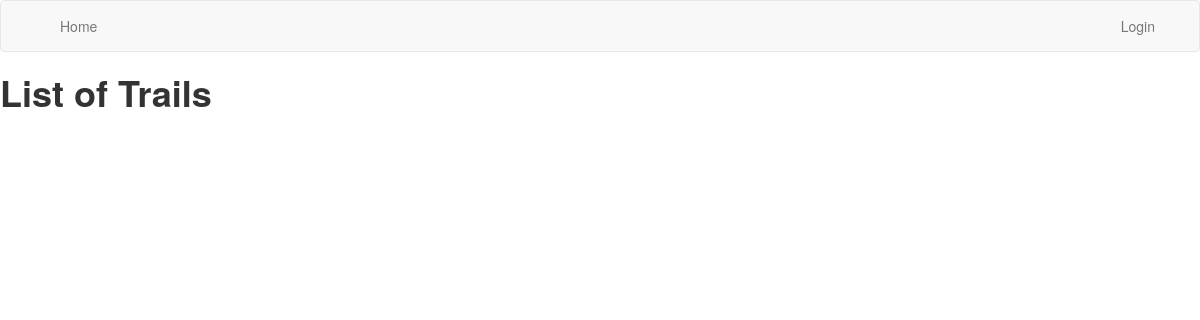
/trails, run on an earlier commit of the app's database.
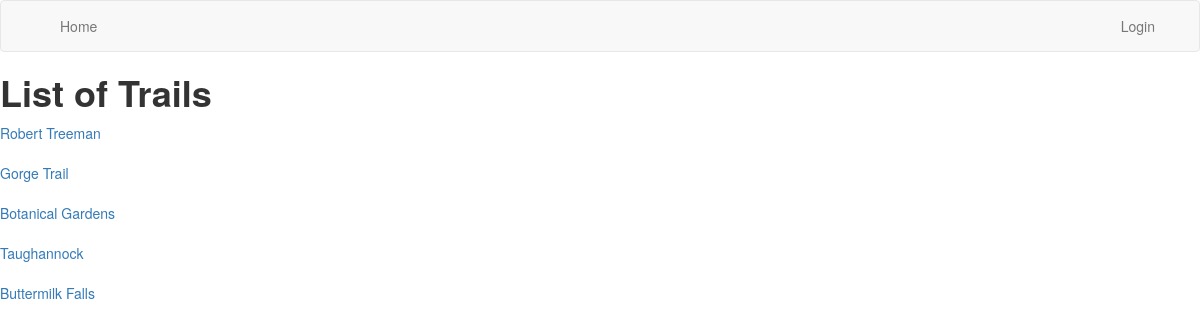
And on a later commit of the database.
### app/models.py (models this page shows)
class Trail(db.Model):
    id = db.Column(db.Integer, primary_key=True)
    name = db.Column(db.String(64), index=True, unique=True)
    distance = db.Column(db.String(64), index=True)
    difficulty = db.Column(db.String(64), index=True)
    location = db.Column(db.String(64), index=True)
    t2rs = db.relationship('TrailToReview', backref='trail', lazy='dynamic')

### app/routes.py (the view)
@app.route('/trails')
def trails():
    user = 'List of Trails'
    trails = Trail.query.filter().all()
    return render_template('trails.html', user=user, trails=trails)

### app/templates/trails.html (shortened to what this page needs)
{% extends "base.html" %}
{% block content %}
<html lang="en">
<head>
</head>
<body>
<h1><b>{{ user }}</b></h1>
    {% for trail in trails %}
        <div><a href="{{ url_for('trail', name=trail.name) }}" >{{ trail.name }}</a></div>
        <br>
    {% endfor %}
</body>
{% endblock %}

### app/templates/base.html (shortened to what this page needs)
{% extends "bootstrap/base.html" %}
{% block navbar %}
    <nav class="navbar navbar-default">
        <div class="container">
            <div class="collapse navbar-collapse" id="bs-example-navbar-collapse-1">
                <ul class="nav navbar-nav">
                    <li><a href="{{ url_for('index') }}">Home</a></li>
                </ul>
                <ul class="nav navbar-nav navbar-right">
                    {% if current_user.is_anonymous %}
                    <li><a href="{{ url_for('login') }}">Login</a></li>
                    {% else %}
                    <li><a href="{{ url_for('register', username=current_user.username) }}"></a></li>
                    <li><a href="{{ url_for('logout') }}">Logout</a></li>
                    {% endif %}
                </ul>
            </div>
        </div>
    </nav>
{% endblock %}

What changed in the data, as far as the page shows it:
added Trail: name "Robert Treeman"
added Trail: name "Gorge Trail"
added Trail: name "Botanical Gardens"
added Trail: name "Taughannock"
added Trail: name "Buttermilk Falls"
